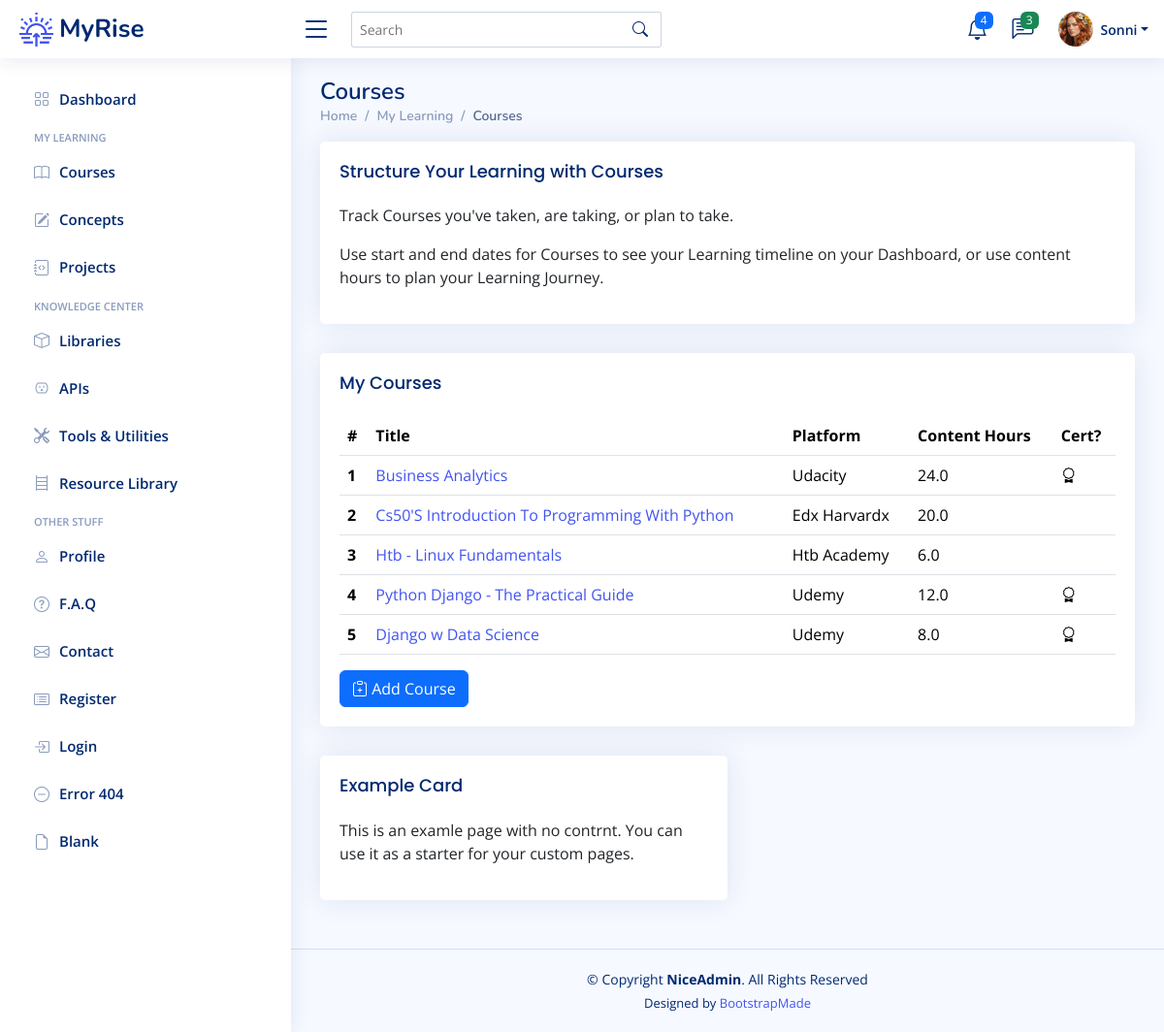
The page /courses (signed in) on the database as committed earlier.
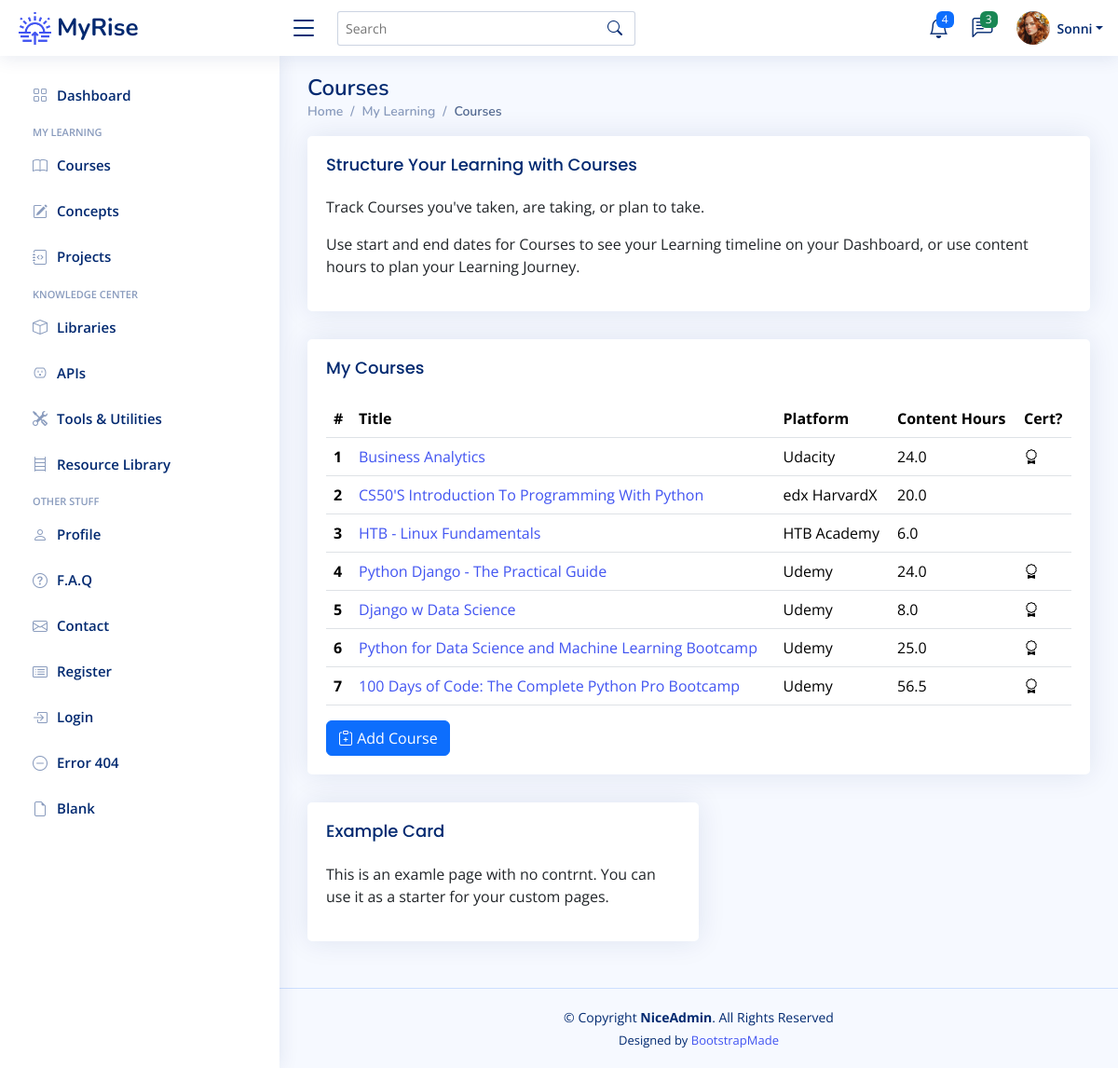
The same page on the database as committed later.
### app/models.py (models this page shows)
class User(UserMixin, db.Model):
    __tablename__ = "users"
    id: Mapped[int] = mapped_column(Integer, primary_key=True)
    email: Mapped[str] = mapped_column(String(100), unique=True)
    password: Mapped[str] = mapped_column(String(250))
    name: Mapped[str] = mapped_column(String(1000))
    display_name: Mapped[str] = mapped_column(String(1000))
    projects: Mapped[List["Project"]] = relationship(back_populates="user")
    events: Mapped[List["Event"]] = relationship(back_populates="user")
    courses: Mapped[List["Course"]] = relationship(back_populates="user")
    libraries: Mapped[List["Library"]] = relationship(back_populates="user")
    apis: Mapped[List["API"]] = relationship(back_populates="user")
    tools: Mapped[List["Tool"]] = relationship(back_populates="user")
    resources: Mapped[List["Resource"]] = relationship(back_populates="user")
    repos: Mapped[List["Repository"]] = relationship(back_populates="user")
    concepts: Mapped[List["Concept"]] = relationship('Concept', secondary=user_concept, backref='user')

class Course(db.Model):
    __tablename__ = "courses"
    id: Mapped[int] = mapped_column(Integer, primary_key=True)
    title: Mapped[str] = mapped_column(String(100), unique=True)
    platform: Mapped[str] = mapped_column(String(100))
    url: Mapped[str] = mapped_column(String(250), nullable=True)
    instructor: Mapped[str] = mapped_column(String(100))
    start: Mapped[datetime.date] = mapped_column(Date, nullable=True)
    complete: Mapped[datetime.date] = mapped_column(Date, nullable=True)
    content_hours: Mapped[float] = mapped_column(nullable=True)
    has_cert: Mapped[bool] = mapped_column(Boolean)
    date_added: Mapped[datetime.date] = mapped_column(Date, nullable=False)
    projects: Mapped[List["Project"]] = relationship(back_populates="course")
    user_id: Mapped[int] = mapped_column(Integer, ForeignKey(User.id), index=True)
    user: Mapped["User"] = relationship(back_populates="courses")

### app/routes.py (the view)
@app.route('/courses')
@login_required
def courses_page():
    get_courses = db.session.execute(db.select(Course).filter_by(user_id=current_user.id)).scalars().all()
    courses = [course for course in get_courses]
    return render_template('courses.html', courses=courses)

### app/models.py (called while the page is built)
@login_manager.user_loader
def load_user(user_id):
    return db.get_or_404(User, user_id)

### app/templates/courses.html (shortened to what this page needs)
{% extends 'base.html' %}
{% from 'bootstrap5/form.html' import render_form %}
{% block content %}
	<main id="main" class="main">
    <div class="pagetitle">
      <h1>Courses</h1>
      <nav>
        <ol class="breadcrumb">
          <li class="breadcrumb-item"><a href="index.html">Home</a></li>
          <li class="breadcrumb-item">My Learning</li>
          <li class="breadcrumb-item active">Courses</li>
        </ol>
      </nav>
    </div>
	  <div class="card">
		<div class="card-body">
		  <h5 class="card-title">Structure Your Learning with Courses</h5>
		  <p>Track Courses you've taken, are taking, or plan to take.</p>
		  <p>Use start and end dates for Courses to see your Learning timeline on your Dashboard, or use content hours to plan your Learning Journey.</p>
		</div>
	  </div>
	 <div class="card">
		<div class="card-body">
		  <h5 class="card-title">My Courses</h5>
		  <table class="table table-hover">
			<thead>
			  <tr>
			    <th scope="col">#</th>
				<th scope="col">Title</th>
				<th scope="col">Platform</th>
				<th scope="col">Content Hours</th>
				<th scope="col">Cert?</th>
			  </tr>
			</thead>
			<tbody>
			{% for course in courses %}
			  <tr>
				<th scope="row">{{ course.id }}</th>
			  	<td><a href="{{ url_for('course_detail', num=course.id ) }}">{{ course.title }}</a></td>
				<td>{{ course.platform }}</td>
				<td>{{ course.content_hours }}</td>
				  {% if course.has_cert %}
				<td><i class="bi bi-award"></i></td>
				  {% else %}
				  <td></td>
				  {% endif %}
			  </tr>
			{% endfor %}
			</tbody>
		  </table>
			<a href="{{ url_for('add_new_course') }}">
		  <button type="button" class="btn btn-primary"><i class="bi bi-clipboard-plus"></i> Add Course</button>
			</a>
		</div>
	 </div>
    <section class="section">
        <div class="col-lg-6">
          <div class="card">
            <div class="card-body">
              <h5 class="card-title">Example Card</h5>
              <p>This is an examle page with no contrnt. You can use it as a starter for your custom pages.</p>
            </div>
          </div>
        </div>
    </section>
	</main>
{% endblock %}

### app/templates/base.html (shortened to what this page needs)
<!doctype html>
<html lang="en">
  <head>
	  {% block styles %}
		<link href="https://cdn.jsdelivr.net/npm/bootstrap@5.3.3/dist/css/bootstrap.min.css" rel="stylesheet">
	  	<link href="{{ url_for('static', filename='vendor/bootstrap/css/bootstrap.min.css') }}" rel="stylesheet">
	  	<link href="{{ url_for('static', filename='vendor/bootstrap-icons/bootstrap-icons.css') }}" rel="stylesheet">
	  	<link href="{{ url_for('static', filename='vendor/boxicons/css/boxicons.min.css') }}" rel="stylesheet">
	  	<link href="{{ url_for('static', filename='vendor/quill/quill.snow.css') }}" rel="stylesheet">
	  	<link href="{{ url_for('static', filename='vendor/quill/quill.bubble.css') }}" rel="stylesheet">
	  	<link href="{{ url_for('static', filename='vendor/remixicon/remixicon.css') }}" rel="stylesheet">
	  	<link href="{{ url_for('static', filename='vendor/simple-datatables/style.css') }}" rel="stylesheet">
	  	<link href="{{ url_for('static', filename='css/style.css' ) }}" rel="stylesheet">
    	{% endblock %}
  </head>
  <body>
  	{% include "heading.html" %}
    {% block content %}{% endblock %}
	{% include 'footer.html' %}
  </body>
</html>

### app/templates/heading.html (shortened to what this page needs)
{% from 'bootstrap5/nav.html' import render_nav_item %}
{% from 'bootstrap5/form.html' import render_form %}
  <header id="header" class="header fixed-top d-flex align-items-center">
    <div class="d-flex align-items-center justify-content-between">
      <a href="{{ url_for('home') }}" class="logo d-flex align-items-center">
        <img src="{{ url_for('static', filename='img/logo.png') }}" alt="sun-rise">
        <span class="d-none d-lg-block">MyRise</span>
      </a>
      <i class="bi bi-list toggle-sidebar-btn"></i>
    </div>
    <div class="search-bar">
      <form class="search-form d-flex align-items-center" method="POST" action="#">
        <input type="text" name="query" placeholder="Search" title="Enter search keyword">
        <button type="submit" title="Search"><i class="bi bi-search"></i></button>
      </form>
    </div>
    <nav class="header-nav ms-auto">
      <ul class="d-flex align-items-center">
        <li class="nav-item dropdown">
          <a class="nav-link nav-icon" href="#" data-bs-toggle="dropdown">
            <i class="bi bi-bell"></i>
            <span class="badge bg-primary badge-number">4</span>
          </a>
        </li>
        <li class="nav-item dropdown">
          <a class="nav-link nav-icon" href="#" data-bs-toggle="dropdown">
            <i class="bi bi-chat-left-text"></i>
            <span class="badge bg-success badge-number">3</span>
          </a>
        </li>
        <li class="nav-item dropdown pe-3">
          <a class="nav-link nav-profile d-flex align-items-center pe-0" href="#" data-bs-toggle="dropdown">
            <img src="{{ url_for('static', filename='img/profile-img.png') }}" alt="Profile" class="rounded-circle">
            <span class="d-none d-md-block dropdown-toggle ps-2">{{ current_user.display_name }}</span>
          </a>
        </li>
      </ul>
    </nav>
  </header>
  <aside id="sidebar" class="sidebar">
    <ul class="sidebar-nav" id="sidebar-nav">
      <li class="nav-item">
        <a class="nav-link collapsed" href="{{ url_for('home') }}">
          <i class="bi bi-grid"></i>
          <span>Dashboard</span>
        </a>
      </li>
<li class="nav-heading">My Learning</li>
	  <li class="nav-item">
        <a class="nav-link collapsed" href="{{ url_for('courses_page') }}">
          <i class="bi bi-book"></i>
          <span>Courses</span>
        </a>
      </li>
	  <li class="nav-item">
        <a class="nav-link collapsed" href="{{ url_for('concepts_page') }}">
          <i class="bi bi-pencil-square"></i>
          <span>Concepts</span>
        </a>
      </li>
	  <li class="nav-item">
        <a class="nav-link collapsed" href="{{ url_for('projects_page') }}">
          <i class="bi bi-journal-code"></i>
          <span>Projects</span>
        </a>
      </li>
<li class="nav-heading">Knowledge Center</li>
	  <li class="nav-item">
        <a class="nav-link collapsed" href="{{ url_for('libraries_page') }}">
          <i class="bi bi-box"></i>
          <span>Libraries</span>
        </a>
      </li>
	  <li class="nav-item">
        <a class="nav-link collapsed" href="{{ url_for('apis_page') }}">
          <i class="bi bi-outlet"></i>
          <span>APIs</span>
        </a>
      </li>
	  <li class="nav-item">
        <a class="nav-link collapsed" href="{{ url_for('tools_page') }}">
          <i class="bi bi-tools"></i>
          <span>Tools & Utilities</span>
        </a>
      </li>
	  <li class="nav-item">
        <a class="nav-link collapsed" href="{{ url_for('resources_page') }}">
          <i class="bi bi-bookshelf"></i>
          <span>Resource Library</span>
        </a>
      </li>
	<li class="nav-heading">Other Stuff</li>
      <li class="nav-item">
        <a class="nav-link collapsed" href="users-profile.html">
          <i class="bi bi-person"></i>
          <span>Profile</span>
        </a>
      </li>
      <li class="nav-item">
        <a class="nav-link collapsed" href="pages-faq.html">
          <i class="bi bi-question-circle"></i>
          <span>F.A.Q</span>
        </a>
	  </li>
      <li class="nav-item">
        <a class="nav-link collapsed" href="pages-contact.html">
          <i class="bi bi-envelope"></i>
          <span>Contact</span>
        </a>
      </li>
      <li class="nav-item">
        <a class="nav-link collapsed" href="pages-register.html">
          <i class="bi bi-card-list"></i>
          <span>Register</span>
        </a>
      </li>
      <li class="nav-item">
        <a class="nav-link collapsed" href="pages-login.html">
          <i class="bi bi-box-arrow-in-right"></i>
          <span>Login</span>
        </a>
      </li>
      <li class="nav-item">
        <a class="nav-link collapsed" href="pages-error-404.html">
          <i class="bi bi-dash-circle"></i>
          <span>Error 404</span>
        </a>
      </li>
      <li class="nav-item">
        <a class="nav-link collapsed" href="pages-blank.html">
          <i class="bi bi-file-earmark"></i>
          <span>Blank</span>
        </a>
      </li>
    </ul>
  </aside>

### app/templates/footer.html
  <footer id="footer" class="footer">
    <div class="copyright">
      &copy; Copyright <strong><span>NiceAdmin</span></strong>. All Rights Reserved
    </div>
    <div class="credits">
      Designed by <a href="https://bootstrapmade.com/">BootstrapMade</a>
    </div>
  </footer>

### app/static/css/style.css (style rules this page uses)
:root { scroll-behavior: smooth; }
body { font-family: "Open Sans", sans-serif; background: #f6f9ff; color: #444444; }
a { color: #4154f1; text-decoration: none; }
h1, h2, h3, h4, h5, h6 { font-family: "Nunito", sans-serif; }
#main { margin-top: 60px; padding: 20px 30px; transition: all 0.3s; }
.pagetitle { margin-bottom: 10px; }
.pagetitle h1 { font-size: 24px; margin-bottom: 0; font-weight: 600; color: #012970; }
.card { margin-bottom: 30px; border: none; border-radius: 5px; box-shadow: 0px 0 30px rgba(1, 41, 112, 0.1); }
.card-title { padding: 20px 0 15px 0; font-size: 18px; font-weight: 500; color: #012970; font-family: "Poppins", sans-serif; }
.card-body { padding: 0 20px 20px 20px; }
.breadcrumb { font-size: 14px; font-family: "Nunito", sans-serif; color: #899bbd; font-weight: 600; }
.breadcrumb a { color: #899bbd; transition: 0.3s; }
.breadcrumb .breadcrumb-item::before { color: #899bbd; }
.breadcrumb .active { color: #51678f; font-weight: 600; }
.logo { line-height: 1; }
@media (min-width: 1200px) { .logo { width: 280px; } }
.logo img { max-height: 35px; margin-right: 6px; }
.logo span { font-size: 26px; font-weight: 700; color: #012970; font-family: "Nunito", sans-serif; }
.header { transition: all 0.5s; z-index: 997; height: 60px; box-shadow: 0px 2px 20px rgba(1, 41, 112, 0.1); background-color: #fff; padding-left: 20px; }
.header .toggle-sidebar-btn { font-size: 32px; padding-left: 10px; cursor: pointer; color: #012970; }
.header .search-bar { min-width: 360px; padding: 0 20px; }
.header .search-form { width: 100%; }
.header .search-form input { border: 0; font-size: 14px; color: #012970; border: 1px solid rgba(1, 41, 112, 0.2); padding: 7px 38px 7px 8px; border-radius: 3px; transition: 0.3s; width: 100%; }
.header .search-form button { border: 0; padding: 0; margin-left: -30px; background: none; }
.header .search-form button i { color: #012970; }
.header-nav ul { list-style: none; }
.header-nav>ul { margin: 0; padding: 0; }
.header-nav .nav-icon { font-size: 22px; color: #012970; margin-right: 25px; position: relative; }
.header-nav .nav-profile { color: #012970; }
.header-nav .nav-profile img { max-height: 36px; }
.header-nav .nav-profile span { font-size: 14px; font-weight: 600; }
.header-nav .badge-number { position: absolute; inset: -2px -5px auto auto; font-weight: normal; font-size: 12px; padding: 3px 6px; }
.sidebar { position: fixed; top: 60px; left: 0; bottom: 0; width: 300px; z-index: 996; transition: all 0.3s; padding: 20px; overflow-y: auto; scrollbar-width: thin; scrollbar-color: #aab7cf transparent; box-shadow: 0px 0px 20px rgba(1, 41, 112, 0.1); background-color: #fff; }
@media (min-width: 1200px) { #main, #footer { margin-left: 300px; } }
.sidebar-nav { padding: 0; margin: 0; list-style: none; }
.sidebar-nav li { padding: 0; margin: 0; list-style: none; }
.sidebar-nav .nav-item { margin-bottom: 5px; }
.sidebar-nav .nav-heading { font-size: 11px; text-transform: uppercase; color: #899bbd; font-weight: 600; margin: 10px 0 5px 15px; }
.sidebar-nav .nav-link { display: flex; align-items: center; font-size: 15px; font-weight: 600; color: #4154f1; transition: 0.3; background: #f6f9ff; padding: 10px 15px; border-radius: 4px; }
.sidebar-nav .nav-link i { font-size: 16px; margin-right: 10px; color: #4154f1; }
.sidebar-nav .nav-link.collapsed { color: #012970; background: #fff; }
.sidebar-nav .nav-link.collapsed i { color: #899bbd; }
.footer { padding: 20px 0; font-size: 14px; transition: all 0.3s; border-top: 1px solid #cddfff; }
.footer .copyright { text-align: center; color: #012970; }
.footer .credits { padding-top: 5px; text-align: center; font-size: 13px; color: #012970; }

Rows that differ between the two databases and show on the page:
changed Course id 2: title "Cs50'S Introduction To Programming With Python" → "CS50'S Introduction To Programming With Python"; platform "Edx Harvardx" → "edx HarvardX"
changed Course id 3: title "Htb - Linux Fundamentals" → "HTB - Linux Fundamentals"; platform "Htb Academy" → "HTB Academy"
changed Course "Python Django - The Practical Guide": content_hours "12.0" → "24.0"
added Course: id "6", title "Python for Data Science and Machine Learning Bootcamp", platform "Udemy", content_hours "25.0", has_cert True (drawn)
added Course: id "7", title "100 Days of Code: The Complete Python Pro Bootcamp", platform "Udemy", content_hours "56.5", has_cert True (drawn)
